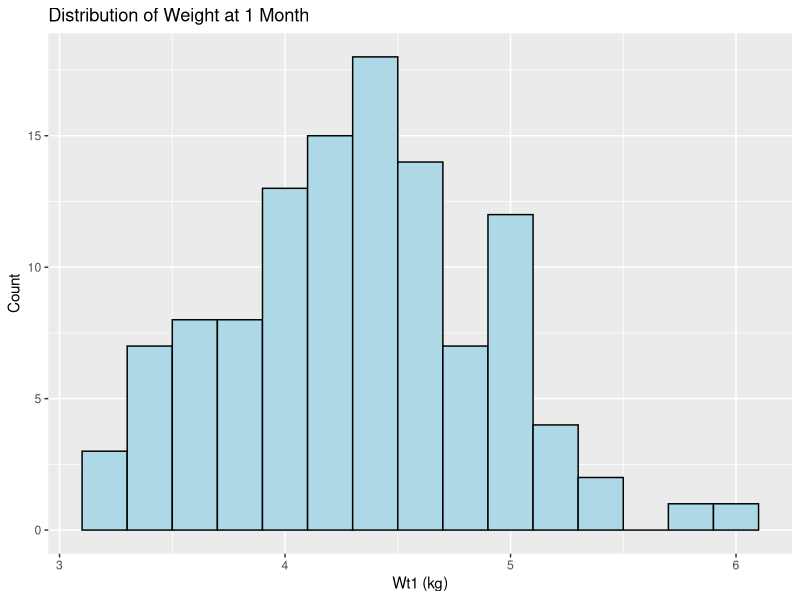
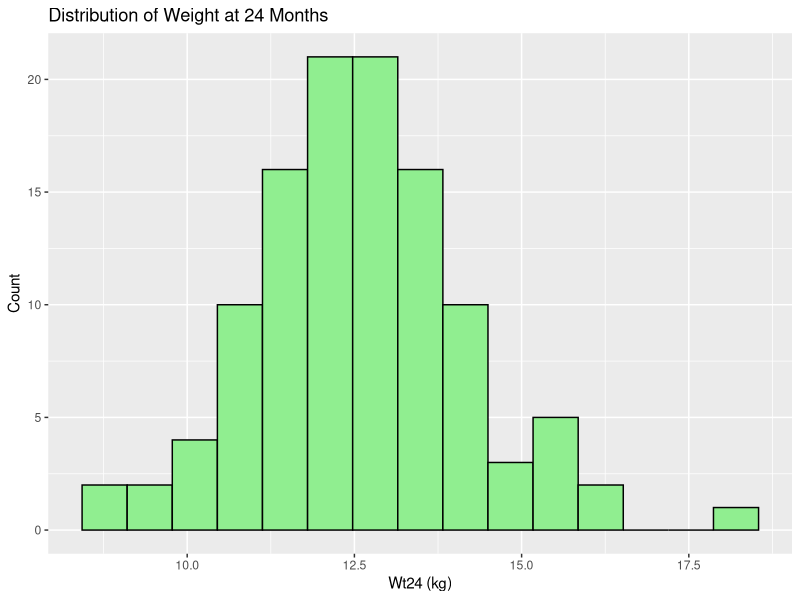
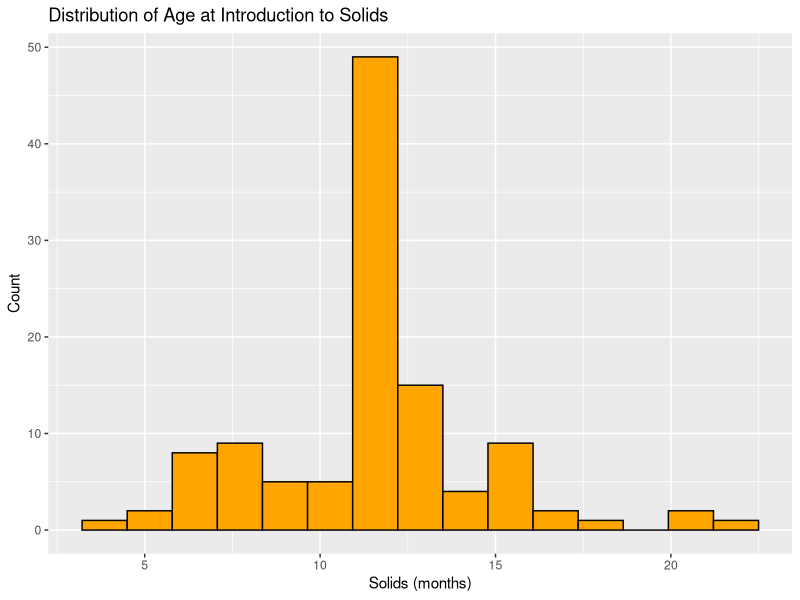
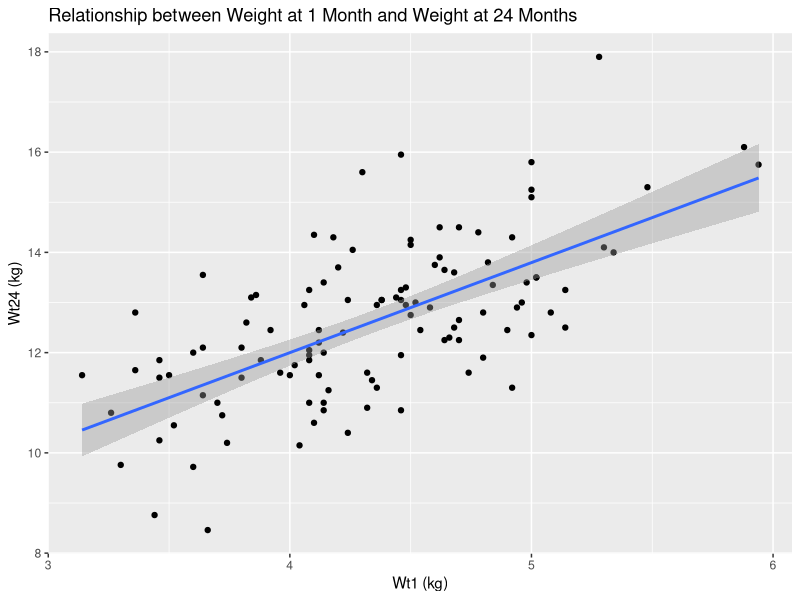
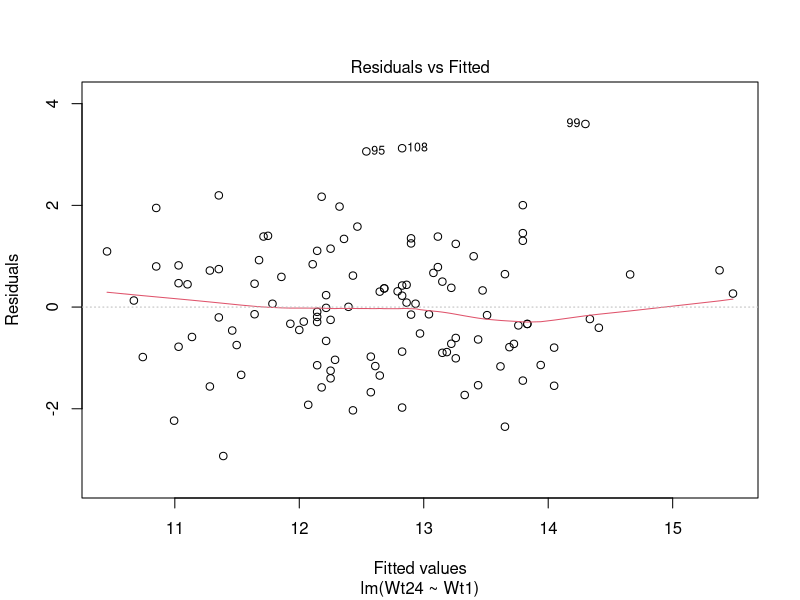
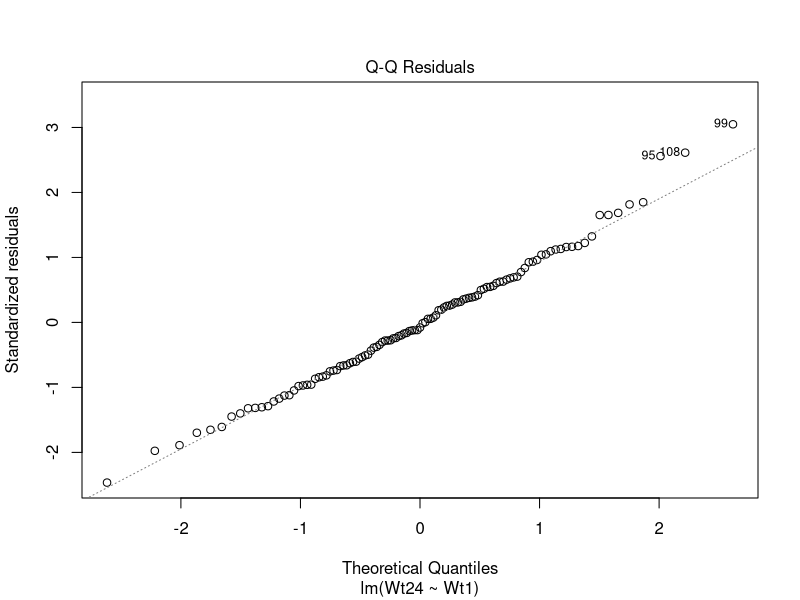
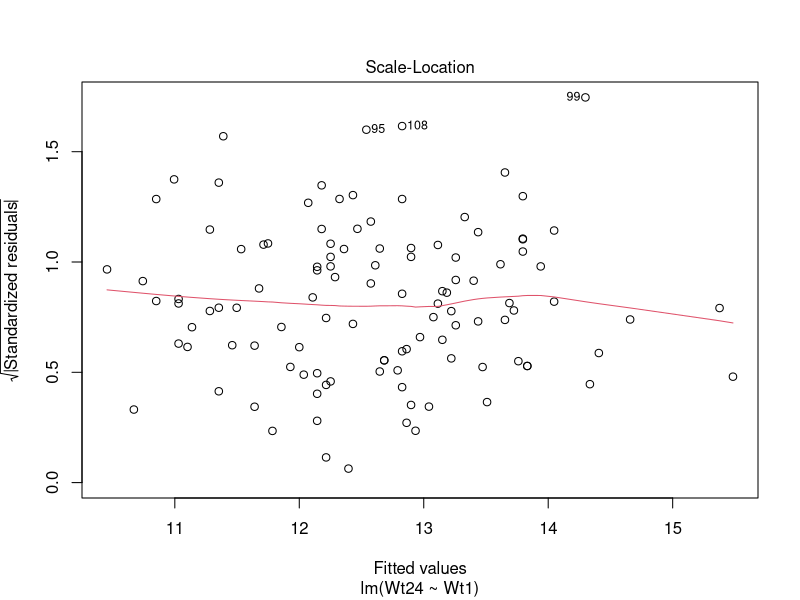
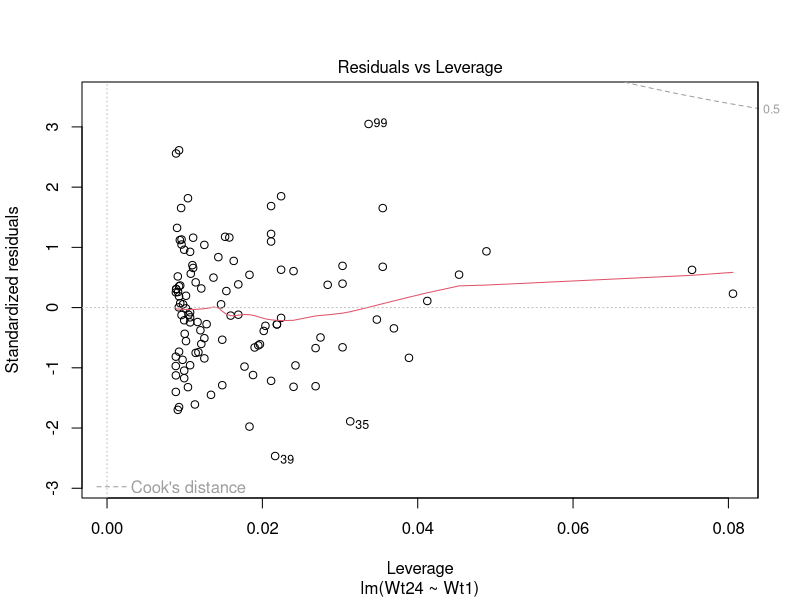

These figures' R source, in order:
library(tidyverse)

data <- read.csv("project1-growth-wt.csv")
data$Sex <- factor(data$Sex)

# Basic checks
str(data)
summary(data)
colSums(is.na(data))
table(data$Sex)
prop.table(table(data$Sex))

# Exploratory plots
ggplot(data, aes(x = Wt1)) +
  geom_histogram(bins = 15, color = "black", fill = "lightblue") +
  labs(title = "Distribution of Weight at 1 Month",
       x = "Wt1 (kg)", y = "Count")

ggplot(data, aes(x = Wt24)) +
  geom_histogram(bins = 15, color = "black", fill = "lightgreen") +
  labs(title = "Distribution of Weight at 24 Months",
       x = "Wt24 (kg)", y = "Count")

ggplot(data, aes(x = Solids)) +
  geom_histogram(bins = 15, color = "black", fill = "orange") +
  labs(title = "Distribution of Age at Introduction to Solids",
       x = "Solids (months)", y = "Count")

ggplot(data, aes(x = Wt1, y = Wt24)) +
  geom_point() +
  geom_smooth(method = "lm", se = TRUE) +
  labs(title = "Relationship between Weight at 1 Month and Weight at 24 Months",
       x = "Wt1 (kg)", y = "Wt24 (kg)")

# Q1
model1 <- lm(Wt24 ~ Wt1, data = data)
summary(model1)
plot(model1)

# Q2
weight_sex_model  <- lm(Wt24 ~ Wt1 + Sex, data = data)
weight_age_model  <- lm(Wt24 ~ Wt1 + Solids, data = data)
weight_comb_model <- lm(Wt24 ~ Wt1 + Sex + Solids, data = data)

summary(weight_sex_model)
summary(weight_age_model)
summary(weight_comb_model)

AIC(model1, weight_sex_model, weight_age_model, weight_comb_model)

anova(model1, weight_sex_model)
anova(model1, weight_age_model)
anova(model1, weight_comb_model)

plot(weight_comb_model)

# Q3
data$Wt_Diff <- data$Wt24 - data$Wt1

ggplot(data, aes(x = Sex, y = Wt_Diff, fill = Sex)) +
  geom_boxplot() +
  labs(title = "Weight Gain from 1 to 24 Months by Sex",
       x = "Sex", y = "Weight Gain (kg)")

t_test_results <- t.test(Wt_Diff ~ Sex, data = data)
t_test_results

aggregate(Wt_Diff ~ Sex, data = data, mean)
